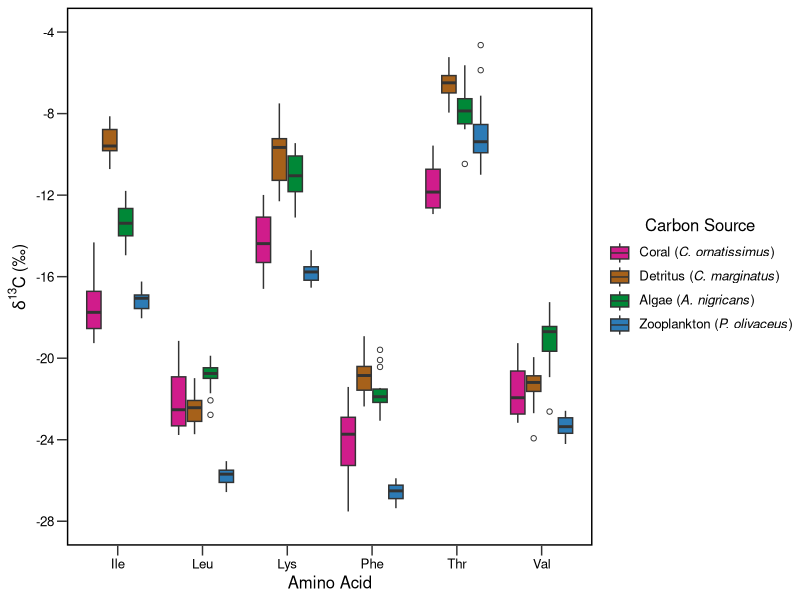
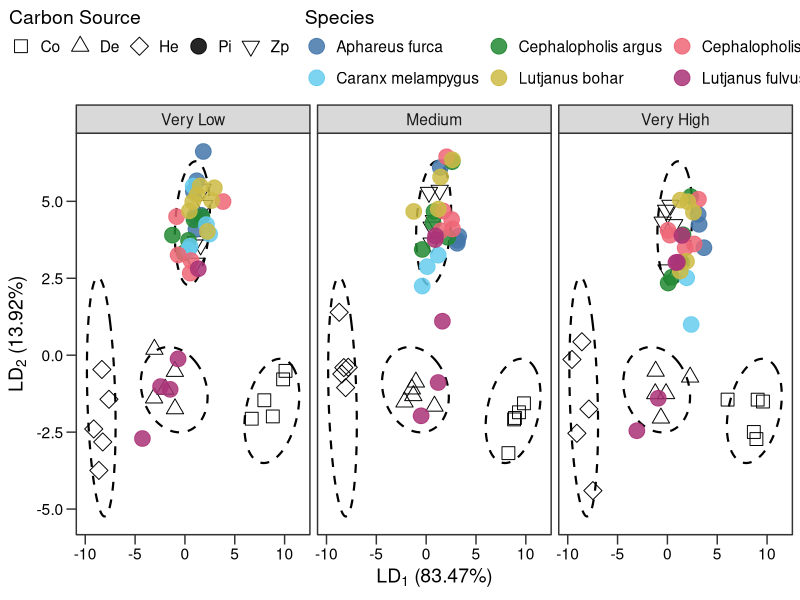

Recreate these plots in R, in order.

# Robust trophic pathways in carnivorous reef fishes across a major human disturbance gradient

# Authors: Matthew D. Ramirez [1,2,3], Kelton W. McMahon [2], Neil Rooney [4], Rana W. El-Sabaawi [1], and Julia K. Baum [1]
# Institution: [1] Department of Biology, University of Victoria, PO BOX 1700 Station CSC, Victoria, British Columbia, V8W 2Y2, Canada
# [2] Graduate School of Oceanography, University of Rhode Island, 215 South Ferry Road, Narragansett, Rhode Island, 02882, USA
# [3] Department of Biology and Marine Biology, University of North Carolina Wilmington, 601 South College Road, Wilmington, NC, 28403, USA
# [4] School of Environmental Sciences, University of Guelph, 50 Stone Road East, Guelph, Ontario, N1G 2W1, Canada

# Corresponding Author: Matthew D. Ramirez, Email: ramirezmd@uncw.edu

# Script to classify individual carnivorous reef fish to carbon source groups via essential amino acid (EAA) d13C fingerprinting and simple and bootstrapped linear discriminant analysis (LDA)

# Code was modified from Fox et al. 2019. Trophic plasticity in a common reef‐building coral: Insights from δ<sup>13</sup>C analysis of essential amino acids. Functional Ecology, 33, 2203-2214.

# All figures were modified in Adobe Illustrator prior to publication.

##############################

### Linear Discriminant Analysis -----------------------------------------------------------

## Load necessary packages
require(reshape2)
require(ggplot2)
require(MASS)
require(ellipse)
require(dplyr)
require(plyr)


## Set your working directory
# Make sure that this contains the "ki_csia_c.csv" file
#setwd("C:/Users/...") # If on a PC
#setwd("/Users/...") # If on a Mac
setwd("~/Desktop/KI_fish/data")


# Load the AA d13C dataset
fish<-read.csv("ki_csia_c.csv") 

fish$dist_cat <- factor(fish$dist_cat, level = c("Very Low", "Medium", "Very High"))
fish$fish_code <- as.factor(fish$fish_code)
fish$species_code <- as.factor(fish$species_code)
fish$sci_name <- as.factor(fish$sci_name)


# Setup dataframes

# Pull out just the essential amino acid values (Ile, Leu, Lys, Phe, Thr, Val); rename columns
# Exclude Met since missing from some fish
fish.ess <- data.frame(fish$fish_code, fish$group, fish$sci_name, fish$dist_cat, fish$Ile, fish$Leu, 
                       fish$Lys, fish$Phe, fish$Thr, fish$Val) 
colnames(fish.ess) <- c("fish_code", 'group', 'sci_name', 'dist_cat',"Ile", "Leu", "Lys","Phe","Thr", "Val") 
fish.ess$fish_code <- as.character(fish.ess$fish_code)

# Pull out the Non-essential amino acids (Ala, Asp, Gly, Glu, Pro, Ser); rename columns 
# Exclude Arg since missing from some fish
fish.Ness <- data.frame(fish$fish_code, fish$group, fish$sci_name, fish$dist_cat, fish$Ala, fish$Asp, 
                        fish$Gly, fish$Glu, fish$Pro, fish$Ser)
colnames(fish.Ness) <- c("fish_code", 'group', 'sci_name','dist_cat', "Ala", "Asx", "Gly", "Glx", "Pro", "Ser")
fish.Ness$fish_code <- as.character(fish.Ness$fish_code)


### > Plot d13C values for  essential amino acids of carbon sources (Supplementary Fig. 2) -----------------------------------------------------------

# Melt AA groups into long-format and combine into a single dataframe
sourceE<-melt(fish.ess, id=c("fish_code","group", "sci_name","dist_cat"))
colnames(sourceE)<-c("fish_code","group", "sci_name","dist_cat","AA","d13C")

sourceN<-melt(fish.Ness, id=c("fish_code","group", "sci_name","dist_cat"))
colnames(sourceN)<-c("fish_code","group", "sci_name","dist_cat","AA","d13C")

aa_plot<-rbind(sourceN,sourceE)

# Adjust labels and re-order amino acids
aa_plot$AA<-ordered(aa_plot$AA,levels=c("Ala","Asx","Gly","Glx","Pro","Ser",
                                        "Ile","Leu","Lys","Phe","Thr","Val"))
aa_plot$group <- as.factor(aa_plot$group)

aa_plot_source <- subset(aa_plot, group == "Co" | group == "De" | group == "He" | group == "Zp" )
aa_plot_source <- subset(aa_plot_source, AA == "Thr" | AA == "Val" | AA == "Leu" | AA == "Ile" | AA == "Phe" | AA == "Lys")

aa_plot_fish <- subset(aa_plot, group == "Pi" | group == "GC")
aa_plot_fish <- subset(aa_plot_fish, AA == "Thr" | AA == "Val" | AA == "Leu" | AA == "Ile" | AA == "Phe" | AA == "Lys")

#min(aa_plot_source$d13C)
#max(aa_plot_source$d13C)

ggplot(aa_plot_source, aes(x=AA,y=d13C,fill=sci_name)) +
  geom_boxplot(outlier.shape = 1) +
  scale_fill_manual(labels = c(expression(paste("Coral (", italic("C. ornatissimus"),")")), 
                               expression(paste("Detritus (", italic("C. marginatus"),")")), 
                               expression(paste("Algae (", italic("A. nigricans"),")")), 
                               expression(paste("Zooplankton (", italic("P. olivaceus"),")"))),
                    values = c("#d01c8b","#a6611a", "#008837", "#2c7bb6")) +
  theme_test() + 
  theme(panel.border = element_rect(color = "black", size = 1, fill = NA)) +
  theme(text = element_text(size=12)) +
  theme(axis.text.x = element_text(colour="black"), axis.text.y = element_text(colour="black")) +
  theme(axis.text = element_text(colour="black")) +
  theme(axis.ticks.length=unit(2.5,"mm")) +
  scale_y_continuous(limits=c(-28,-4),breaks = seq(-28,-4,4)) +
  labs(y=expression({delta}^13*C~'(\u2030)'),x=expression("Amino Acid")) +
  #theme(legend.position = 'right') +
  theme(legend.text.align = 0) +
  guides(fill = guide_legend(title = "Carbon Source", title.position = "top", title.hjust = 0.5))


### > Simple LDA -----------------------------------------------------------

# LDA with Co, De, He, Zp as sources and classify the carnivorous fish fractions

# Separate out carbon sources (Co, De, He, Zp) and carnivorous fish
fish.source <- fish.ess
fish.source <- fish.source[!(fish.source$group == "Pi" | fish.source$group == "GC"),]

fish.animal <- fish.ess[(fish.ess$group == "Pi" | fish.ess$group == "GC"),]
fish.animal$group <- NULL

## Calculate an error rate for our LDA model - using carbon source dataset
fish.lda <- lda(group ~ Ile + Leu + Lys + Phe + Thr + Val, data = fish.source, CV = TRUE)

# Create a table which compares the classification of the LDA model to the actual spp
ct.prod <- table(fish.source$group, fish.lda$class)

# Percent of samples correctly classified
sum(diag(prop.table(ct.prod)))  # total
diag(prop.table(ct.prod, 1))  # by source group

# Create a training lda function from the carbon source data - we will use this to classify the carnivorous fish.
# Examine coefficents of linear discriminants to determine AAs contributing to groups seperation.
# (Supplementary Table 2)
(fish.train <- lda(group ~ Ile + Leu + Lys + Phe + Thr + Val, data = fish.source))

# Create a dataframe with these LDA coordinates
datPred <- data.frame(fish_code = fish.source$fish_code, group=fish.source$group, sci_name = fish.source$sci_name, dist_cat = fish.source$dist_cat, predict(fish.train)$x) #create data.frame

# Predict the carnivorous fish fractions based on ESS
animal.res <- predict(fish.train, fish.animal)
class <- cbind(animal.res$class, animal.res$posterior, animal.res$x)
#write.csv(class,"classifications_allEAA.csv")

# Save the predicted coordinates 
datPred2 <- data.frame(fish_code = fish.animal$fish_code, dist_cat = fish.animal$dist_cat, sci_name = fish.animal$sci_name, group='Pi',
                       animal.res$x)

#write.csv(datPred2, "LDA_pred.csv")

# Add to the original animal dataframe which individual got classified as what
# (Supplementary Table 1)
fish.animal$class <- animal.res$class 

# Merge the source and animal dataframes for plotting
datPred3 <- rbind(datPred , datPred2)
colnames(datPred3)[1] <- "fish_code"



### > > Simple LDA plots (Fig.3) -----------------------------------------------------------

# LD1 vs. LD2
# LD2 vs. LD3 and LD1 vs. LD3 not reported given low contribution of LD3 -- plots also look like nonsense

dat_ell <- data.frame() 

datPred$group <- as.factor(datPred$group)
#datPred$group <- factor(datPred$group, level = c("He", "Co", "De", "Zp"))
datPred$group <- factor(datPred$group, level = c("Co", "De", "He", "Zp"))
datPred$group <- factor(datPred$group, level = c("Co", "De", "He", "Zp"))

for(g in levels(datPred$group)){ 
  dat_ell <- rbind(dat_ell, cbind(as.data.frame(with(datPred[datPred$group==g,], 
                                                     ellipse(cor(LD1, LD2), 
                                                             scale=c(sd(LD1), sd(LD2)), 
                                                             centre=c(mean(LD1), mean(LD2))))), group=g)) } 

#levels(datPred3$sci_name)
datPred3$sci_name <- factor(datPred3$sci_name, level = c("Chaetodon ornatissimus","Ctenochaetus marginatus","Acanthurus nigricans","Pseudanthias olivaceus",
                                                 "Aphareus furca", "Caranx melampygus","Cephalopholis argus",  "Lutjanus bohar", "Cephalopholis urodeta", "Lutjanus fulvus"))


ggplot(datPred3, aes(x=LD1, y=LD2, shape = group) ) + 
  geom_path(data=subset(dat_ell, group != "Pi" | group == "GC"), aes(x=x, y=y), size =0.75, linetype = 2) + 
  geom_point(data=subset(datPred3, group != "Pi" | group == "GC"),  size=4) + #aes(color = sci_name, shape = sci_name)
  geom_point(data=subset(datPred3, group == "Pi" | group == "GC"),  aes(col = sci_name), size=5, alpha = 0.85) + #aes(color = sci_name, shape = sci_name)
  scale_shape_manual(values = c(0,2,5,19,6))+ # not sure why, buy regardless of left, GC and Pi have same symbol within plot
  scale_color_manual(values = c("#4477AA","#66CCEE","#228833","#CCBB44","#EE6677","#AA3377"))+ # not sure why, buy regardless of left, GC and Pi have same symbol within plot
  theme_test() +
  theme(axis.text = element_text(colour="black")) +
  theme(text=element_text(size=14)) +
  theme(axis.ticks.length=unit(2.5,"mm")) +
  theme(plot.title.position = 'plot') +
  theme(legend.position = 'top') + 
  guides(colour = guide_legend(title = "Species", title.position = "top"), 
         shape = guide_legend(title = "Carbon Source", title.position = "top")) +
  xlab(expression(paste(LD[1]~"(83.47%)"))) +
  ylab(expression(paste(LD[2]~"(13.92%)"))) +
  coord_cartesian(clip = 'off') + 
  facet_wrap(~dist_cat)


### > Bootstrapped LDA -----------------------------------------------------------

# This part of the code calls on outputs from the original (raw data) LDA above.
# Specifically, the projected LDA coordinates for the carnivorous fish (datPred2) are required for the permutational distance analysis. 
# This variable is re-written as "poc" below.

# Isolate carbon sources
He <- subset(fish.source,group=="He")
Co <- subset(fish.source,group=="Co")
De <- subset(fish.source,group=="De")
Zp <- subset(fish.source,group=="Zp")

# Create blank objects to fill with data
He.boot <- NULL
Co.boot <- NULL
De.boot <- NULL
Zp.boot <- NULL
source.boot <- NULL
animal.class <- NULL
a <- NULL
b <- NULL
animal.prop <- NULL
prop <- NULL
source.prop <- NULL

# Set number of permutation
# 10 is shown here as an example to make the code run faster, but 10,000 was used in the manuscript
n <- 1000  

# Permutation analysis
for(i in 1:n){  
  
  # Randomly sample each of the 4 source populations with replacement for the number of samples for each group
  He.boot[[i]]<-sample_n(He,15,replace=TRUE)
  He.boot<-as.data.frame(He.boot[[i]])
  
  Co.boot[[i]]<-sample_n(Co,15,replace=TRUE)
  Co.boot<-as.data.frame(Co.boot[[i]])
  
  De.boot[[i]]<-sample_n(De,15,replace=TRUE)
  De.boot<-as.data.frame(De.boot[[i]])
  
  Zp.boot[[i]]<-sample_n(Zp,15,replace=TRUE)
  Zp.boot<-as.data.frame(Zp.boot[[i]])
  
  # Combine the newly resampled source data
  source.boot<-rbind(He.boot,Co.boot,De.boot,Zp.boot)
  
  ## Calculating an error rate for our LDA model - using source dataset
  # first... lets run an LDA with a jacknifing model fit, to look at error rate
  # in this function the line 'CV = TRUE' makes the LDA do jacknifed (leave one out) model fit
  fish.lda <- lda(group ~ Ile + Leu + Lys + Phe + Thr + Val, data = source.boot, CV = TRUE)
  
  # Create a table which compares the classification of the LDA model to the actual spp
  ct.prod <- table(source.boot$group, fish.lda$class)
  
  # Report what % of each species is being correctly classified; compile over runs
  prop<-diag(prop.table(ct.prod, 1))
  source.prop<-rbind(source.prop,prop)
  
  # Create a training lda function from the source data - we will use this to classify the carnivorous fish
  fish.train <- lda(group ~ Ile + Leu + Lys + Phe + Thr + Val, data = source.boot)
  
  # Create a dataframe with these LDA coordinates
  datPred <- data.frame(fish_code = source.boot$fish_code, group=source.boot$group, sci_name = source.boot$sci_name, dist_cat = source.boot$dist_cat, predict(fish.train)$x) #create data.frame
  
  # Predict the carnivorous fish fractions based on ESS... and save this into a dataframe
  animal.res <- predict(fish.train, fish.animal)
  
  # Extract classifications into a table 
  a <- table(animal.res$class) #this calculates percentages of classification
  
  # pair each individual with their classification
  # in b 4=Zp, 3=De, 2=Co, 1=He
  b <- as.data.frame(cbind(fish.animal$fish_code,animal.res$class))
  
  # Build a df that contains all the successive classifications 
  animal.prop<-as.data.frame(rbind(animal.prop,a))
  
  # Compile b so we can count how many times an individual was classified as a particular 
  # group
  animal.class<-as.data.frame(rbind(animal.class,b))
}


# Calculate percentages of classification for each individual
# (Supplementary Table 1)
id_prop <- ddply(animal.class, c("V1"), summarise,
               Co = (sum(V2=="1")/n),
               De = (sum(V2=="2")/n),
               He = (sum(V2=="3")/n),
               Zp = (sum(V2=="4")/n))

#write.csv(id_prop, "LDA_boot.csv")

# Calculate percentages of classification based on total sample size
animal.prop$Co.prop <- animal.prop$Co / nrow(fish.animal)
animal.prop$De.prop <- animal.prop$De / nrow(fish.animal)
animal.prop$He.prop <- animal.prop$He / nrow(fish.animal)
animal.prop$Zp.prop <- animal.prop$Zp / nrow(fish.animal)

# Calculate mean and CI for each carbon source
(LDA_boot_sum <- sapply(animal.prop, function(animal.prop) 
  c("Mean"= mean(animal.prop,na.rm=TRUE),
    "Median" = median(animal.prop,na.rm=TRUE),
    "CI bound" = (sd(animal.prop)*1.96),
    "Upper CI" = quantile(animal.prop,0.975),
    "Lower CI" = quantile(animal.prop,0.025))))

#write.csv(LDA_boot_sum, "LDA_boot_sum.csv")
